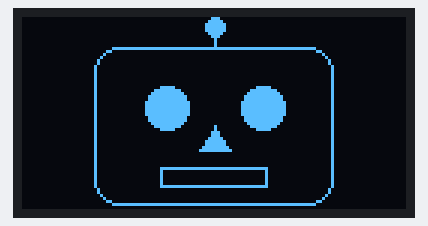
The sketch below on a simulated Arduino Uno, built with avr-gcc and run on an emulated ATmega328P. Shown: 128×64 one-colour display.

Above: at 0.1 s.
At 3.2 s:
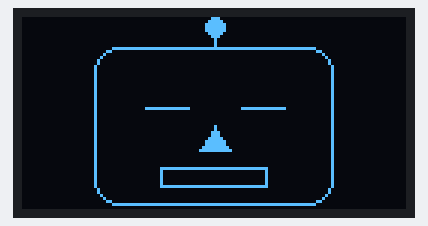

The sketch:

L10_Shapes.ino
```cpp
// Lesson 10: Draw with shapes
// A robot face that blinks. x goes 0-127 across, y goes 0-63 down.

#include <Adafruit_SSD1306.h>

Adafruit_SSD1306 display(128, 64, &Wire, -1);

void drawEyes(int color) {
  display.fillCircle(48, 30, 7, color);
  display.fillCircle(80, 30, 7, color);
}

void setup() {
  display.begin(SSD1306_SWITCHCAPVCC, 0x3C);
  display.clearDisplay();
  display.drawRoundRect(24, 10, 80, 53, 8, SSD1306_WHITE);  // head
  display.drawLine(64, 10, 64, 3, SSD1306_WHITE);           // antenna
  display.fillCircle(64, 3, 3, SSD1306_WHITE);
  display.fillTriangle(64, 36, 59, 44, 69, 44, SSD1306_WHITE);
  display.drawRect(46, 50, 36, 7, SSD1306_WHITE);           // mouth
  drawEyes(SSD1306_WHITE);
  display.display();
}

void loop() {
  delay(3000);
  drawEyes(SSD1306_BLACK);  // close the eyes
  display.drawLine(41, 30, 55, 30, SSD1306_WHITE);
  display.drawLine(73, 30, 87, 30, SSD1306_WHITE);
  display.display();
  delay(200);
  drawEyes(SSD1306_WHITE);  // open them again
  display.display();
}
```
